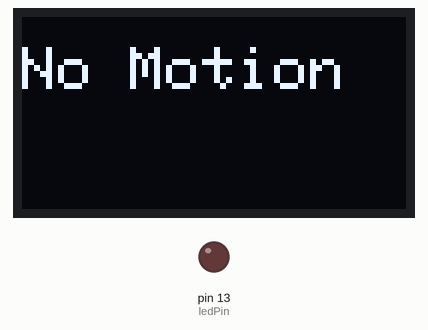
This program was run on a simulated Arduino Uno, built with avr-gcc and run on an emulated ATmega328P. On the bench: 128×64 one-colour display, output pins drawn as LEDs (lit = HIGH). Wiring (from diagram.json): IR receiver: data pin 2. What the program prints to the serial monitor is not drawn.

Above: at 0.1 s.

The program:

main.cpp
```cpp
#include <Arduino.h>
#include <Wire.h>
#include <Adafruit_GFX.h>
#include <Adafruit_SSD1306.h>
#include <IRremote.h>

const int ledPin = 13;
const int buzzerPin = 12;
const int irPin = 2;

const int SCREEN_WIDTH = 128;
const int SCREEN_HEIGHT = 64;
int pirState = 0;

Adafruit_SSD1306 display(SCREEN_WIDTH, SCREEN_HEIGHT, &Wire, -1);

void setup() {
  Serial.begin(9600);

  if(!display.begin(SSD1306_SWITCHCAPVCC, 0x3C)) {
    Serial.println(F("SSD1306 allocation failed"));
    while(true);
  }
  pinMode(ledPin, OUTPUT);
  pinMode(buzzerPin, OUTPUT);
  pinMode(irPin, INPUT);


}

void loop() {
    pirState = digitalRead(irPin);

  if (pirState == 0) {
    digitalWrite(ledPin, HIGH);
    tone(buzzerPin, 1000);
    display.clearDisplay();
    display.setTextSize(2);
    display.setTextColor(SSD1306_WHITE);
    display.setCursor(0,10);
    display.println("Motion Detected!");
    display.display();
    Serial.println("Motion Detected!");

    delay(2000);
  }
  else {
    digitalWrite(ledPin, LOW);
    noTone(buzzerPin);
    display.clearDisplay();
    display.setTextSize(2);
    display.setTextColor(SSD1306_WHITE);
    display.setCursor(0,10);
    display.println("No Motion");
    display.display();
    Serial.println("No Motion");

    delay(2000);
  }

}
```
